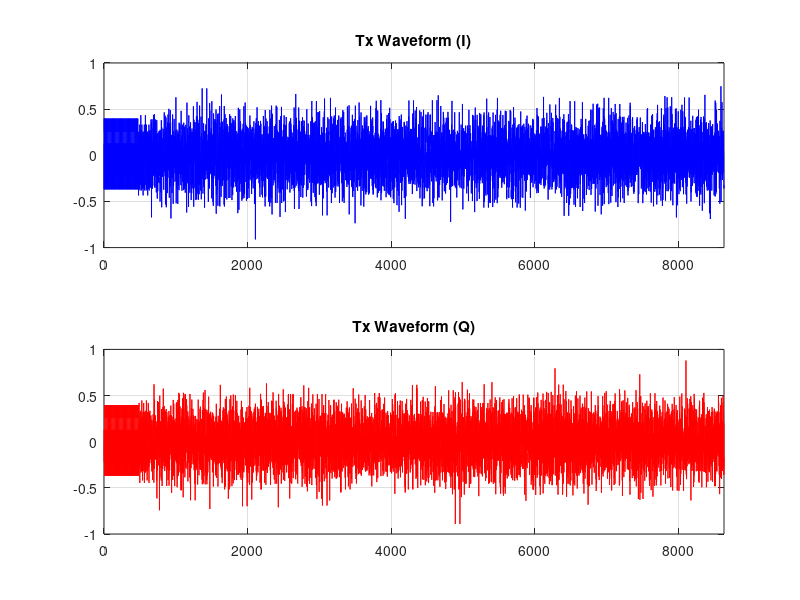

MATLAB code to generate this figure:
clear
close all

%%%%%%%%%%%%%%%%%%%%%%%%%%%%%%%%%%%%%%%%%%%%%%%%%%%%%%%%%%%%%%%%%%%%%%%%%%%
% Credit:
% A detailed write-up of this example is available on the wiki:
% http://warpproject.org/trac/wiki/WARPLab/Examples/OFDM
%
% Copyright (c) 2015 Mango Communications - All Rights Reserved
% Distributed under the WARP License (http://warpproject.org/license)
%%%%%%%%%%%%%%%%%%%%%%%%%%%%%%%%%%%%%%%%%%%%%%%%%%%%%%%%%%%%%%%%%%%%%%%%%%%
clear; close all;

% Waveform params
N_OFDM_SYMS             = 100;         % Number of OFDM symbols
MOD_ORDER               = 4;           % Modulation order (2/4/16/64 = BSPK/QPSK/16-QAM/64-QAM)
TX_SCALE                = 1.0;          % Scale for Tx waveform ([0:1])

% OFDM params
N_SC                    = 64;                                     % Number of subcarriers
CP_LEN                  = 16;                                     % Cyclic prefix length
INTERP_RATE             = 2;                                      % Interpolation rate (must be 2)
SAMP_FREQ           = 1e9;%20e6;


%% STS and LTS 

% Define the preamble
sts_f = zeros(1,64);
sts_f(1:27) = [0 0 0 0 -1-1i 0 0 0 -1-1i 0 0 0 1+1i 0 0 0 1+1i 0 0 0 1+1i 0 0 0 1+1i 0 0];
sts_f(39:64) = [0 0 1+1i 0 0 0 -1-1i 0 0 0 1+1i 0 0 0 -1-1i 0 0 0 -1-1i 0 0 0 1+1i 0 0 0];
sts_t = ifft(sqrt(13/6).*sts_f, 64);
sts_t = sts_t(1:16);

% LTS for CFO and channel estimation

lts_f = [0 1 -1 -1 1 1 -1 1 -1 1 -1 -1 -1 -1 -1 1 1 -1 -1 1 -1 1 -1 1 1 1 1 0 0 0 0 0 0 0 0 0 0 0 1 1 -1 -1 1 1 -1 1 -1 1 1 1 1 1 1 -1 -1 1 1 -1 1 -1 1 1 1 1];
SC_IND_PILOTS           = [8 22 44 58];                           % Pilot subcarrier indices
SC_IND_DATA             = [2:7 9:21 23:27 39:43 45:57 59:64];     % Data subcarrier indices
N_DATA_SYMS             = N_OFDM_SYMS * length(SC_IND_DATA);      % Number of data symbols (one per data-bearing subcarrier per OFDM symbol)
lts_t = ifft(lts_f, N_SC);

% Use 30 copies of the 16-sample STS: used for packet detection and channel
% estimation.
preamble = [repmat(sts_t, 1, 30)  lts_t(N_SC/2+1:N_SC) lts_t lts_t];

%% Generate a payload of random integers
tx_data = randi(MOD_ORDER, 1, N_DATA_SYMS) - 1;

% Functions for data -> complex symbol mapping (like qammod, avoids comm toolbox requirement)
% These anonymous functions implement the modulation mapping from IEEE 802.11-2012 Section 18.3.5.8
modvec_bpsk   =  (1/sqrt(2))  .* [-1 1];
modvec_16qam  =  (1/sqrt(10)) .* [-3 -1 +3 +1];
modvec_64qam  =  (1/sqrt(43)) .* [-7 -5 -1 -3 +7 +5 +1 +3];

mod_fcn_bpsk  = @(x) complex(modvec_bpsk(1+x),0);
mod_fcn_qpsk  = @(x) complex(modvec_bpsk(1+bitshift(x, -1)), modvec_bpsk(1+mod(x, 2)));
mod_fcn_16qam = @(x) complex(modvec_16qam(1+bitshift(x, -2)), modvec_16qam(1+mod(x,4)));
mod_fcn_64qam = @(x) complex(modvec_64qam(1+bitshift(x, -3)), modvec_64qam(1+mod(x,8)));

% Map the data values on to complex symbols
switch MOD_ORDER
    case 2         % BPSK
        tx_syms = arrayfun(mod_fcn_bpsk, tx_data);
    case 4         % QPSK
        tx_syms = arrayfun(mod_fcn_qpsk, tx_data);
    case 16        % 16-QAM
        tx_syms = arrayfun(mod_fcn_16qam, tx_data);
    case 64        % 64-QAM
        tx_syms = arrayfun(mod_fcn_64qam, tx_data);
    otherwise
        fprintf('Invalid MOD_ORDER (%d)!  Must be in [2, 4, 16, 64]\n', MOD_ORDER);
        return;
end

% Reshape the symbol vector to a matrix with one column per OFDM symbol
tx_syms_mat = reshape(tx_syms, length(SC_IND_DATA), N_OFDM_SYMS);

% Define the pilot tone values as BPSK symbols
pilots = [1 1 -1 1].';

% Repeat the pilots across all OFDM symbols
pilots_mat = repmat(pilots, 1, N_OFDM_SYMS);

%% IFFT

% Construct the IFFT input matrix
ifft_in_mat = zeros(N_SC, N_OFDM_SYMS);

% Insert the data and pilot values; other subcarriers will remain at 0
ifft_in_mat(SC_IND_DATA, :)   = tx_syms_mat;
ifft_in_mat(SC_IND_PILOTS, :) = pilots_mat;

%Perform the IFFT
tx_payload_mat = ifft(ifft_in_mat, N_SC, 1);

% Insert the cyclic prefix
if(CP_LEN > 0)
    tx_cp = tx_payload_mat((end-CP_LEN+1 : end), :);
    tx_payload_mat = [tx_cp; tx_payload_mat];
end

% Reshape to a vector
tx_payload_vec = reshape(tx_payload_mat, 1, numel(tx_payload_mat));
PAYLOAD_LEN = length(tx_payload_vec);

% Construct the full time-domain OFDM waveform
tx_vec = [preamble tx_payload_vec];

%% Resample the data at 25MHz
% tx_vec_air = resample(tx_vec,60e9/SAMP_FREQ,1);

tx_vec_air=tx_vec;
% Scale the Tx vector to +/- 1
tx_vec_air = TX_SCALE .* tx_vec_air ./ max(abs(tx_vec_air));

% fftplot(tx_vec,5e6,120,'b',1);
% fftplot(tx_vec_air, 60e6,120,'g',1);


%% Plot Results
if(~exist('wannaplot')), wannaplot=1; end

if(wannaplot)
figure;

subplot(2,1,1);
plot(real(tx_vec_air), 'b');
axis([0 length(tx_vec_air) -TX_SCALE TX_SCALE])
grid on;
title('Tx Waveform (I)');

subplot(2,1,2);
plot(imag(tx_vec_air), 'r');
axis([0 length(tx_vec_air) -TX_SCALE TX_SCALE])
grid on;
title('Tx Waveform (Q)');
end 



